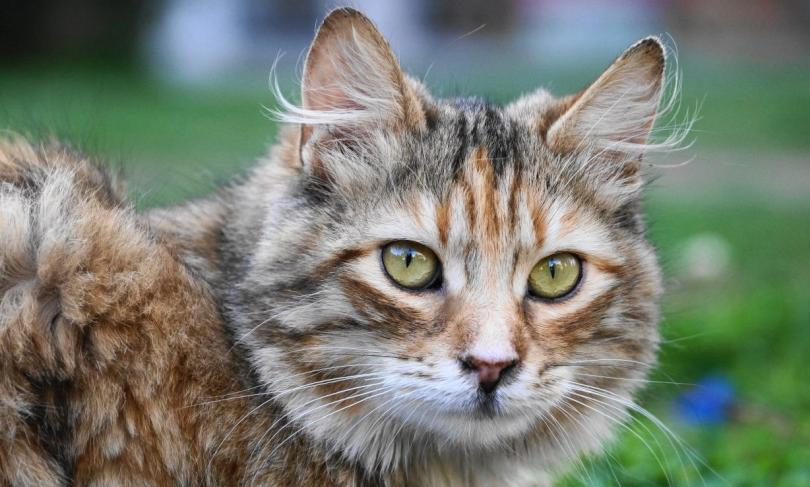
#> input picture ödev2/images.jpg, 810 x 487 px
$ python main.py
#> lines starting #> are read from the running program, lines starting #| are printed output that depends on the picture
import cv2
import numpy as np

path=cv2.imread("images.jpg",0)
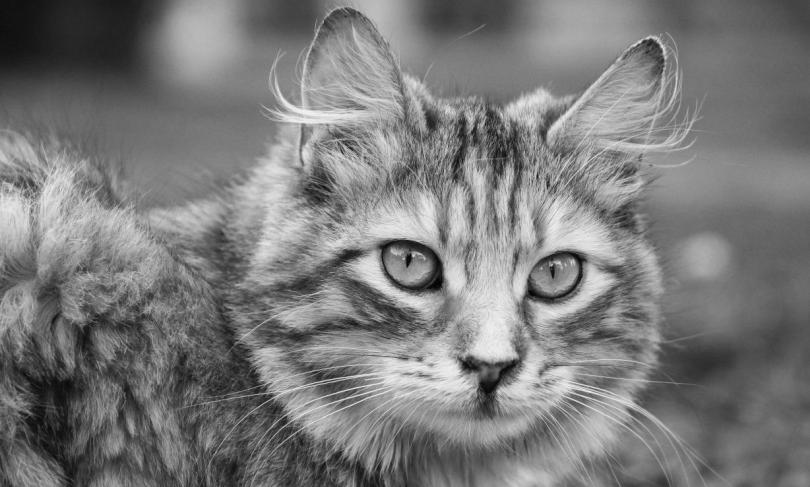
#> path: shape (487, 810); min 0, max 246, mean 122.1
cv2.imshow("duz",path)
cv2.waitKey()
enbuyuk = np.max(path)
#> enbuyuk = 246
[h,w]=np.shape(path)
#> h = 487; w = 810
for i in range (0,h):
    for j in range (0,w):
        path[i,j] = enbuyuk-path[i,j]
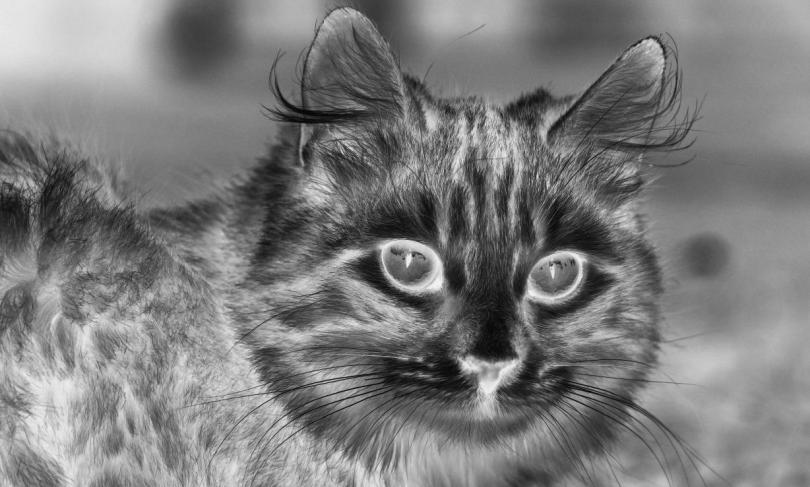
#> path: shape (487, 810); min 0, max 246, mean 123.9

cv2.imshow("ters",path)
cv2.waitKey()
